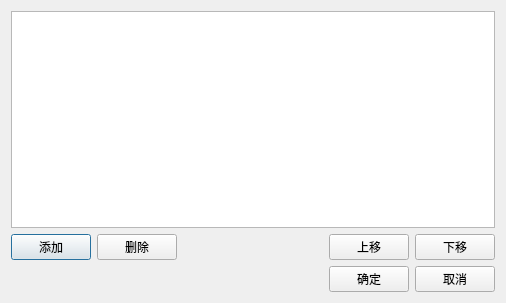
<?xml version="1.0" encoding="UTF-8"?>
<ui version="4.0">
 <class>ChoosenDialog</class>
 <widget class="QDialog" name="ChoosenDialog">
  <property name="geometry">
   <rect>
    <x>0</x>
    <y>0</y>
    <width>506</width>
    <height>303</height>
   </rect>
  </property>
  <property name="windowTitle">
   <string>ChoosenDialog</string>
  </property>
  <layout class="QVBoxLayout" name="verticalLayout">
   <item>
    <widget class="QTableView" name="excelTable"/>
   </item>
   <item>
    <layout class="QHBoxLayout" name="horizontalLayout">
     <item>
      <widget class="QPushButton" name="addButton">
       <property name="text">
        <string>添加</string>
       </property>
      </widget>
     </item>
     <item>
      <widget class="QPushButton" name="deleteButton">
       <property name="text">
        <string>删除</string>
       </property>
      </widget>
     </item>
     <item>
      <spacer name="horizontalSpacer">
       <property name="orientation">
        <enum>Qt::Horizontal</enum>
       </property>
       <property name="sizeHint" stdset="0">
        <size>
         <width>40</width>
         <height>20</height>
        </size>
       </property>
      </spacer>
     </item>
     <item>
      <widget class="QPushButton" name="upButton">
       <property name="text">
        <string>上移</string>
       </property>
      </widget>
     </item>
     <item>
      <widget class="QPushButton" name="downButton">
       <property name="text">
        <string>下移</string>
       </property>
      </widget>
     </item>
    </layout>
   </item>
   <item>
    <layout class="QHBoxLayout" name="horizontalLayout_2">
     <item>
      <spacer name="horizontalSpacer_2">
       <property name="orientation">
        <enum>Qt::Horizontal</enum>
       </property>
       <property name="sizeHint" stdset="0">
        <size>
         <width>40</width>
         <height>20</height>
        </size>
       </property>
      </spacer>
     </item>
     <item>
      <widget class="QPushButton" name="okButton">
       <property name="text">
        <string>确定</string>
       </property>
      </widget>
     </item>
     <item>
      <widget class="QPushButton" name="cancelButton">
       <property name="text">
        <string>取消</string>
       </property>
      </widget>
     </item>
    </layout>
   </item>
  </layout>
 </widget>
 <layoutdefault spacing="6" margin="11"/>
 <resources/>
 <connections/>
</ui>
